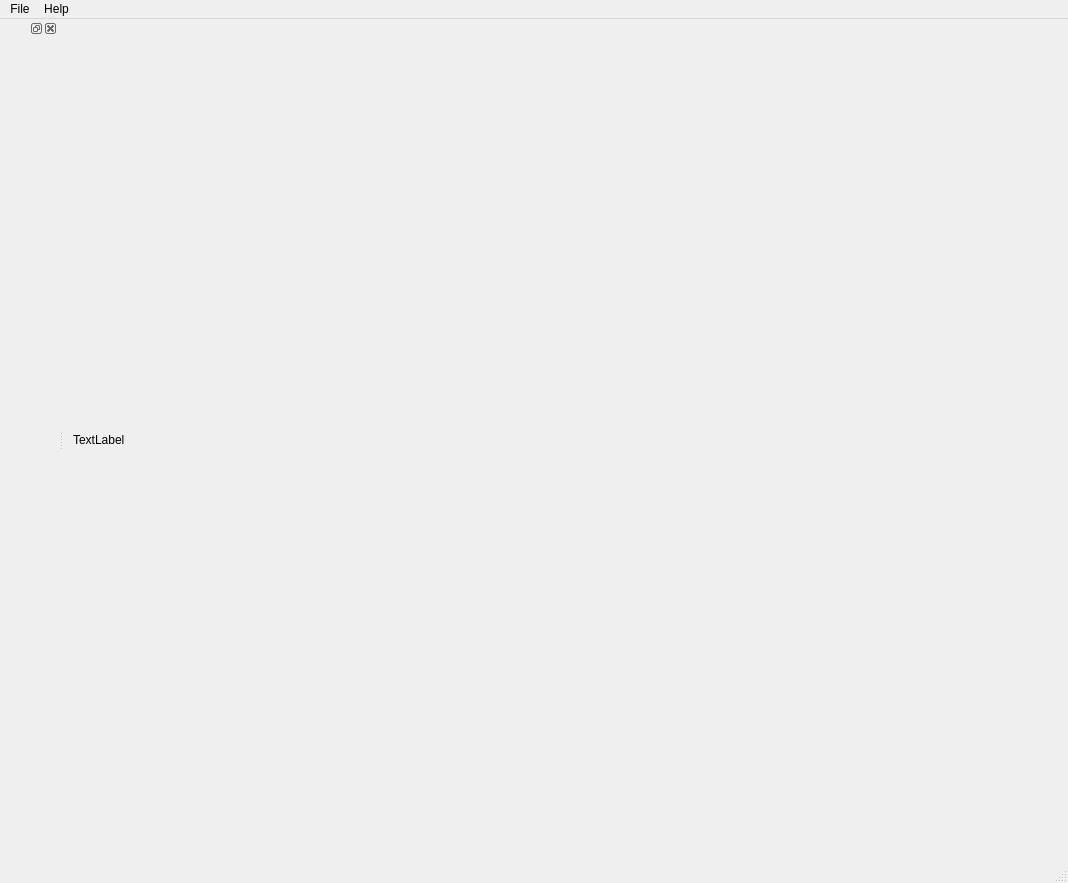
<?xml version="1.0" encoding="UTF-8"?>
<ui version="4.0">
 <class>MovieMaker</class>
 <widget class="QMainWindow" name="MovieMaker">
  <property name="geometry">
   <rect>
    <x>0</x>
    <y>0</y>
    <width>1068</width>
    <height>883</height>
   </rect>
  </property>
  <property name="windowTitle">
   <string>Movie maker</string>
  </property>
  <widget class="QWidget" name="widget">
   <layout class="QHBoxLayout" name="horizontalLayout">
    <item>
     <widget class="QLabel" name="preview">
      <property name="text">
       <string>TextLabel</string>
      </property>
     </widget>
    </item>
   </layout>
  </widget>
  <widget class="QMenuBar" name="menubar">
   <property name="geometry">
    <rect>
     <x>0</x>
     <y>0</y>
     <width>1068</width>
     <height>39</height>
    </rect>
   </property>
   <widget class="QMenu" name="menuFile">
    <property name="title">
     <string>File</string>
    </property>
    <addaction name="actionLoad_mapping"/>
    <addaction name="actionRender"/>
    <addaction name="actionClose"/>
   </widget>
   <widget class="QMenu" name="menuHelp">
    <property name="title">
     <string>Help</string>
    </property>
    <addaction name="actionAbout"/>
   </widget>
   <addaction name="menuFile"/>
   <addaction name="menuHelp"/>
  </widget>
  <widget class="QStatusBar" name="statusbar"/>
  <widget class="QDockWidget" name="controlDock">
   <attribute name="dockWidgetArea">
    <number>1</number>
   </attribute>
   <widget class="MMControls" name="controls"/>
  </widget>
  <action name="actionClose">
   <property name="text">
    <string>Close</string>
   </property>
  </action>
  <action name="actionRender">
   <property name="text">
    <string>Render</string>
   </property>
  </action>
  <action name="actionLoad_mapping">
   <property name="text">
    <string>Load mapping</string>
   </property>
  </action>
  <action name="actionAbout">
   <property name="text">
    <string>About</string>
   </property>
  </action>
 </widget>
 <customwidgets>
  <customwidget>
   <class>MMControls</class>
   <extends>QWidget</extends>
   <header>moviemaker/MMControls.h</header>
   <container>1</container>
  </customwidget>
 </customwidgets>
 <resources/>
 <connections/>
</ui>
